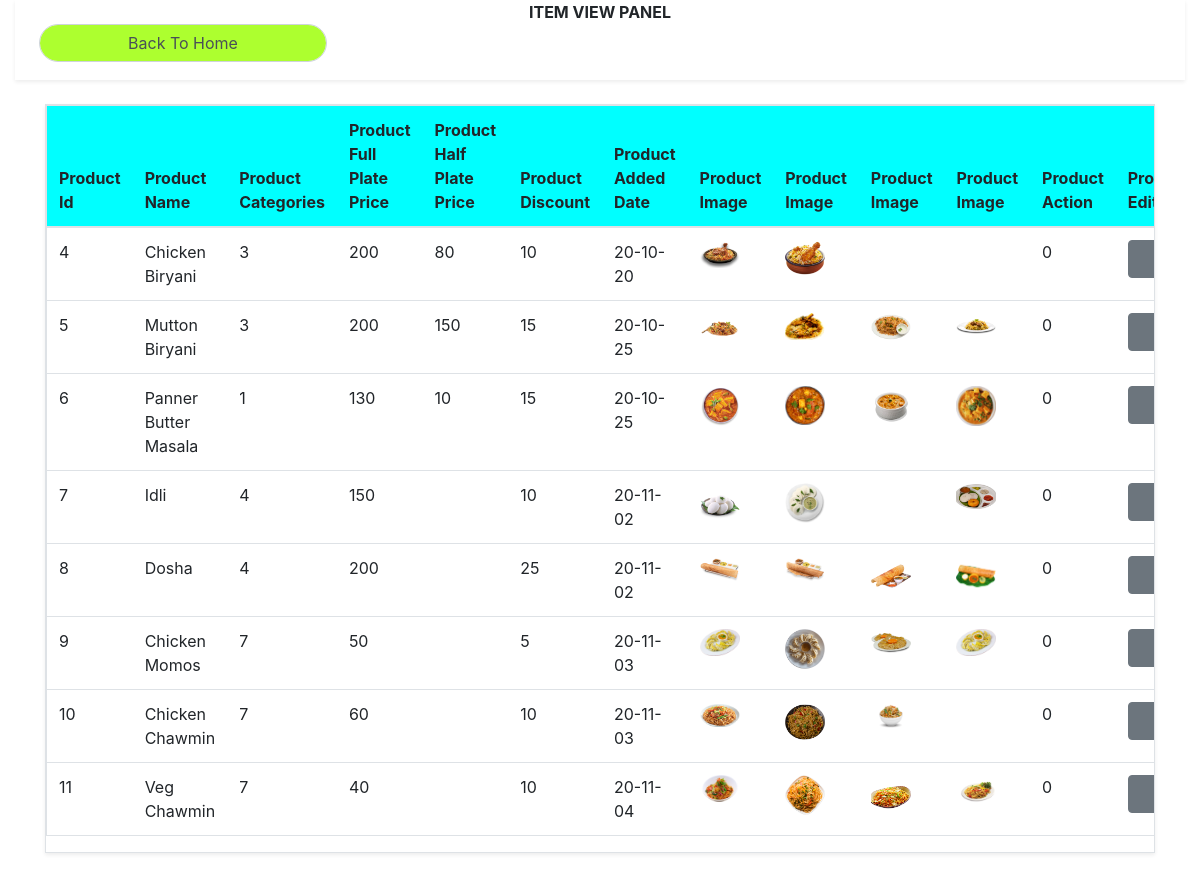
Page /admin/admin_item_action.php (signed in) on the committed database.
### tables this page shows
CREATE TABLE `product_list` (
  `product_id` int(100) NOT NULL,
  `product_name` varchar(100) NOT NULL,
  `product_desp` varchar(10000) NOT NULL,
  `product_categories` varchar(100) NOT NULL,
  `product_full_price` varchar(100) NOT NULL,
  `product_half_price` varchar(100) NOT NULL,
  `product_discount` varchar(100) DEFAULT NULL,
  `product_image1` varchar(100) NOT NULL,
  `product_image2` varchar(100) NOT NULL,
  `product_image3` varchar(100) NOT NULL,
  `product_image4` varchar(100) NOT NULL,
  `action` int(100) NOT NULL,
  `date_of_insert` datetime NOT NULL DEFAULT CURRENT_TIMESTAMP
);

### admin/admin_item_action.php (the view, shortened to what this page needs)
<?php
include '../connection.php';
if(!isset($_SESSION['loggedin'])){
header("location:../login_user.php");
}
else if(isset($_SESSION['loggedin']) && $_SESSION['user']==null){
    header("location:../index.php");
}
else if(isset($_SESSION['loggedin']) && $_SESSION['user']=='admin'){
?>
<!doctype html>
<html lang="en">
<head>
    <link rel="stylesheet" href="https://cdn.jsdelivr.net/npm/bootstrap@4.5.3/dist/css/bootstrap.min.css"
>
        <link rel="stylesheet" href="https://cdnjs.cloudflare.com/ajax/libs/font-awesome/4.7.0/css/font-awesome.min.css">
    <link rel="stylesheet" href="../css/style.css">
</head>
<body>
    <div class="container-fluid">
        <div class="shadow-sm mt-0 text-center" style="height: 80px; font-size:20;"><b>ITEM VIEW
                PANEL</b>
                <a href="admin_home.php"><button type="submit" class="form-control ml-4" id="button_color" style="width: 18rem;">Back To Home</button></a>
            </div>
        <div class="container">
            <div class="shadow-sm border my-4" style="overflow-x: auto;">
                <table class="table  border" >
                    <thead>
                        <tr style="background-color:cyan;">
                            <th >Product Id</th>
                            <th>Product Name</th>
                            <th>Product Categories</th>
                            <th>Product Full Plate Price</th>
                            <th>Product Half Plate Price</th>
                            <th>Product Discount</th>
                            <th>Product Added Date</th>
                            <th>Product Image</th>
                            <th>Product Image</th>
                            <th>Product Image</th>
                            <th>Product Image</th>
                            <th>Product Action</th>
                            <th>Product Edit</th>
                        </tr>
                    </thead>
                    <tbody>
                        <?php
$sql="select * from `product_list`";
$result=mysqli_query($conn,$sql);
while($row=mysqli_fetch_assoc($result)){
    $date=date_create($row['date_of_insert']);
   $date_add= date_format($date,"y-m-d");
    echo '    <tr>
    <td>'.$row['product_id'].'</td>
    <td>'.$row['product_name'].'</td>
    <td>'.$row['product_categories'].'</td>
    <td>'.$row['product_full_price'].'</td>
    <td>'.$row['product_half_price'].'</td>
    <td>'.$row['product_discount'].'</td>
    <td>'.$date_add.'</td>
    <td><a href="../Product Image/'.$row['product_image1'].'"><img src="../Product Image/'.$row['product_image1'].'" width="40" height="" alt=""></a></td>
    <td><a href="../Product Image/'.$row['product_image2'].'"><img src="../Product Image/'.$row['product_image2'].'" width="40" height="" alt=""></a></td>
    <td><a href="../Product Image/'.$row['product_image3'].'"><img src="../Product Image/'.$row['product_image3'].'" width="40" height="" alt=""></a></td>
    <td><a href="../Product Image/'.$row['product_image4'].'"><img src="../Product Image/'.$row['product_image4'].'" width="40" height="" alt=""></a></td>
    <td>'.$row['action'].'</td>
    <td><a href="update_action_item.php?update_id='.$row['product_id'].'"><button type="button" style="width:5rem; " class="form- control btn btn-secondary" >Edit</button></a></td>
    <td><a href="delete_action_item.php?delete_id='.$row['product_id'].'"><button type="button" style="width:5rem; " class="form-control btn btn-warning" >Delete</button></a></td>
    <td><a href="item_action_func.php?activate_id='.$row['product_id'].'"><button type="button" style="width:5rem; " class="form-control btn btn-success" >Active</button></a></td>
    <td><a href="item_action_func.php?deactivate_id='.$row['product_id'].'"><button type="button" style="width:5rem; " class="form-control btn btn-danger" >Deactive</button></a></td>
    </tr>';
}
?>
                    </tbody>
                </table>
            </div>
        </div>
    </div>
</body>
</html>
<?php } ?>

### css/style.css (style rules this page uses)
#button_color { border-radius: 20px; background-color: greenyellow; }

### rows in the picture
product_list: product_id "4", product_name "Chicken Biryani", product_categories "3", product_full_price "200", product_half_price "80", product_discount "10", date_of_insert "20-10-20", product_image1 (picture), product_image2 (picture), action "0"
product_list: product_id "5", product_name "Mutton Biryani", product_categories "3", product_full_price "200", product_half_price "150", product_discount "15", date_of_insert "20-10-25", product_image1 (picture), product_image2 (picture), product_image3 (picture), product_image4 (picture), action "0"
product_list: product_id "6", product_name "Panner Butter Masala", product_categories "1", product_full_price "130", product_half_price "10", product_discount "15", date_of_insert "20-10-25", product_image1 (picture), product_image2 (picture), product_image3 (picture), product_image4 (picture), action "0"
product_list: product_id "7", product_name "Idli", product_categories "4", product_full_price "150", product_discount "10", date_of_insert "20-11-02", product_image1 (picture), product_image2 (picture), product_image4 (picture), action "0"
product_list: product_id "8", product_name "Dosha", product_categories "4", product_full_price "200", product_discount "25", date_of_insert "20-11-02", product_image1 (picture), product_image2 (picture), product_image3 (picture), product_image4 (picture), action "0"
product_list: product_id "9", product_name "Chicken Momos", product_categories "7", product_full_price "50", product_discount "5", date_of_insert "20-11-03", product_image1 (picture), product_image2 (picture), product_image3 (picture), product_image4 (picture), action "0"
product_list: product_id "10", product_name "Chicken Chawmin", product_categories "7", product_full_price "60", product_discount "10", date_of_insert "20-11-03", product_image1 (picture), product_image2 (picture), product_image3 (picture), action "0"
product_list: product_id "11", product_name "Veg Chawmin", product_categories "7", product_full_price "40", product_discount "10", date_of_insert "20-11-04", product_image1 (picture), product_image2 (picture), product_image3 (picture), product_image4 (picture), action "0"
